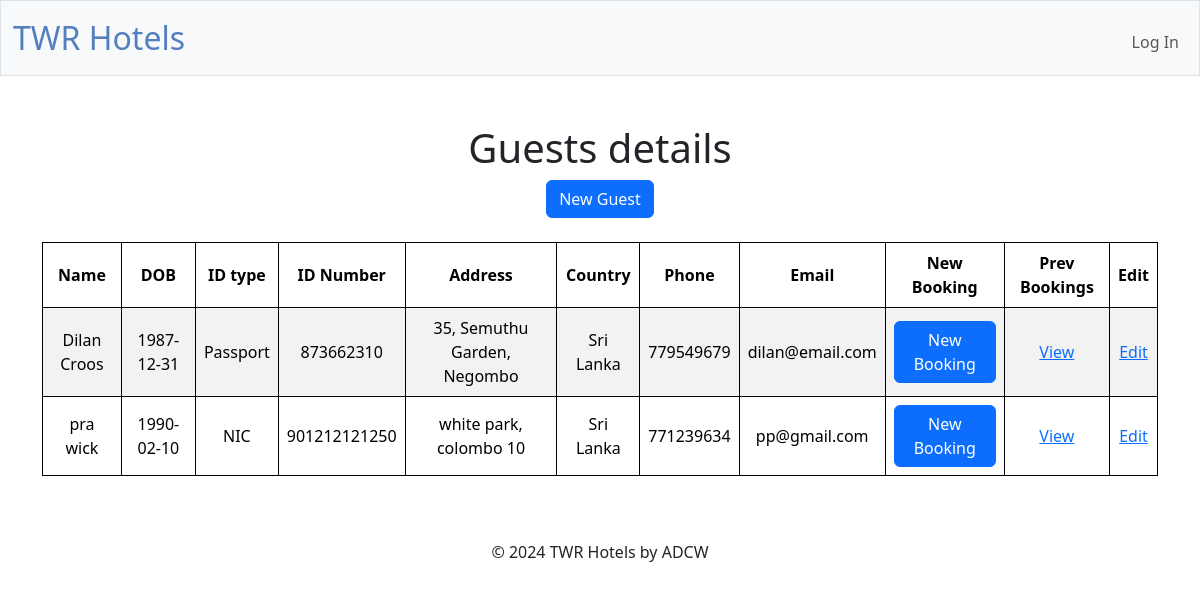
The page /guests on the database as committed earlier.
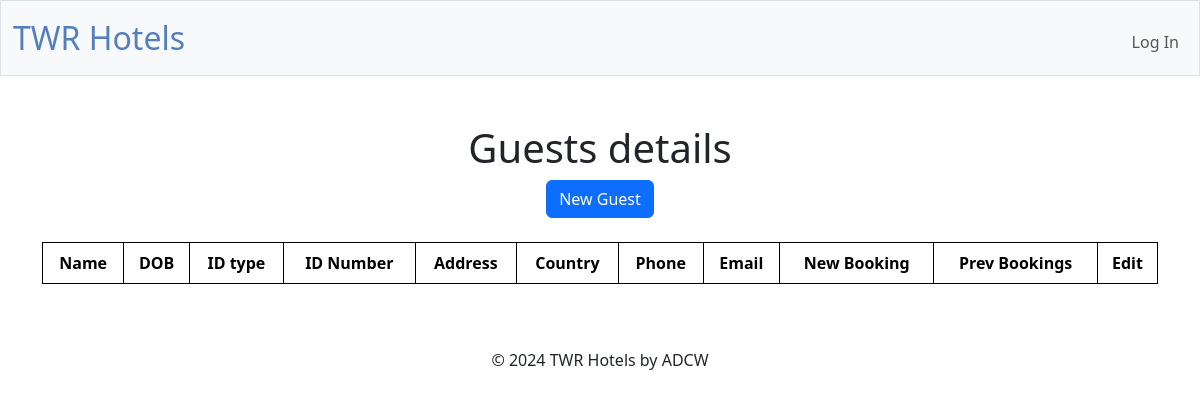
The same page on the database as committed later.
### tables this page shows
CREATE TABLE "guests" (guestID INTEGER PRIMARY KEY AUTOINCREMENT NOT NULL, firstName TEXT NOT NULL, lastName TEXT NOT NULL, dateOfBirth DATE NOT NULL, address TEXT, countryID INTEGER NOT NULL, phone INTEGER NOT NULL,  email TEXT NOT NULL, idType INTEGER, idNumber INTEGER, FOREIGN KEY (idType) REFERENCES identityDocs(idID), FOREIGN KEY (countryID) REFERENCES countries(num_code));

CREATE TABLE identityDocs (idID INTEGER PRIMARY KEY AUTOINCREMENT NOT NULL, name TEXT NOT NULL);

CREATE TABLE countries (num_code INTEGER NOT NULL, alpha_2_code TEXT, alpha_3_code TEXT, en_short_name TEXT, nationality TEXT,  PRIMARY KEY (`num_code`));

### app.py (the view)
@app.route("/guests", methods=["GET"])
@login_required
def guests():
    guests = db.execute(
        "SELECT guests.*, identityDocs.name as idTypeName, countries.en_short_name as country FROM guests INNER JOIN identityDocs ON guests.idType = identityDocs.idID INNER JOIN countries ON guests.countryID = countries.num_code WHERE guestID >= 1 ORDER BY firstName, lastName, dateOfBirth")
    return render_template("guests.html", guests=guests)

### app.py (called while the page is built)
@app.after_request
def after_request(response):
    response.headers["Cache-Control"] = "no-cache, no-store, must-revalidate"
    response.headers["Expires"] = 0
    response.headers["Pragma"] = "no-cache"
    return response

### templates/guests.html (shortened to what this page needs)
{% extends "layout.html" %}
{% block main %}
<h1>Guests details</h1>
<a href="/new_guest" class="btn btn-primary">New Guest</a>
<br>
<br>
<table class="table table-striped">
    <thead>
        <tr>
            <th>Name</th>
            <th>DOB</th>
            <th>ID type</th>
            <th>ID Number</th>
            <th>Address</th>
            <th>Country</th>
            <th>Phone</th>
            <th>Email</th>
            <th>New Booking</th>
            <th>Prev Bookings</th>
            <th>Edit</th>
        </tr>
    </thead>
    <tbody>
        {% for guest in guests %}
            <tr>
                <td>{{ guest["firstName"] }} {{ guest["lastName"]}}</td>
                <td>{{ guest["dateOfBirth"] }}</td>
                <td>{{ guest["idTypeName"] }}</td>
                <td>{{ guest["idNumber"] }}</td>
                <td>{{ guest["address"] }}</td>
                <td>{{ guest["country"] }}</td>
                <td>{{ guest["phone"] }}</td>
                <td>{{ guest["email"] }}</td>
                <td>
                    <form action="/new_booking" method="get">
                        <button class="btn btn-primary" type="submit">New Booking</button>
                    </form>
                </td>
                <td><a href="/guest_bookings?guestid={{ guest['guestID'] }}">View</a></td>
                <td><a href="/edit_guest?guestid={{ guest['guestID'] }}">Edit</a></td>
            </tr>
        {% endfor %}
    </tbody>
</table>
{% endblock %}

### templates/layout.html (shortened to what this page needs)
<!DOCTYPE html>
<html lang="en">
    <head>
        <link href="https://cdn.jsdelivr.net/npm/bootstrap@5.3.3/dist/css/bootstrap.min.css" rel="stylesheet">
        <link href="/static/styles.css" rel="stylesheet">
    </head>
    <body>
        <nav class="bg-light border navbar navbar-expand-md navbar-light">
            <div class="container-fluid">
                <a class="navbar-brand" href="/"><span class="blue">TWR Hotels</span></a>
                <div class="collapse navbar-collapse" id="navbar">
                    {% if session["user_id"] %}
                        <ul class="navbar-nav me-auto mt-2">
                            <li class="nav-item"><a class="nav-link" href="/guests">Guests</a></li>
                            <li class="nav-item"><a class="nav-link" href="/bookings">Bookings</a></li>
                            <li class="nav-item"><a class="nav-link" href="/rooms">Rooms</a></li>
                            <li class="nav-item"><a class="nav-link" href="/hotels">Hotels</a></li>
                            <li class="nav-item"><a class="nav-link" href="/roomTypes">Room types</a></li>
                            <li class="nav-item"><a class="nav-link" href="/mealPlans">Meal plans</a></li>
                            <li class="nav-item"><a class="nav-link" href="/staff">Staff</a></li>
                        </ul>
                        <ul class="navbar-nav ms-auto mt-2">
                            <li class="nav-item"><a class="nav-link">Hello, {{ session["username"] }}!</a></li>
                            <li class="nav-item"><a class="nav-link" href="/changepw">Change Password</a></li>
                            <li class="nav-item"><a class="nav-link" href="/logout">Log Out</a></li>
                        </ul>
                    {% else %}
                        <ul class="navbar-nav ms-auto mt-2">
                            <li class="nav-item"><a class="nav-link" href="/login">Log In</a></li>
                        </ul>
                    {% endif %}
                </div>
            </div>
        </nav>
        <main class="container py-5 text-center">
            {% block main %}{% endblock %}
        </main>
    </body>
    <footer class="mb-5">
        <div class="container text-center">
            <p id="copy"></p>
        </div>
    </footer>
</html>

### static/styles.css (style rules this page uses)
nav .navbar-brand { font-size: xx-large; }
nav .navbar-brand .blue { color: #537fbe; }
table { background-color: transparent; margin-bottom: 1rem; width: 100%; }
table th, table td { padding: 0.75rem; vertical-align: middle; border-collapse: collapse; border: 1px solid; }

Rows that differ between the two databases and show on the page:
removed guests: firstName "Dilan", lastName "Croos", dateOfBirth "1987-12-31", idTypeName "Passport", idNumber "873662310", address "35, Semuthu Garden, Negombo", country "Sri Lanka", phone "779549679", email "dilan@email.com"
removed guests: firstName "pra", lastName "wick", dateOfBirth "1990-02-10", idTypeName "NIC", idNumber "901212121250", address "white park, colombo 10", country "Sri Lanka", phone "771239634", email "pp@gmail.com"
